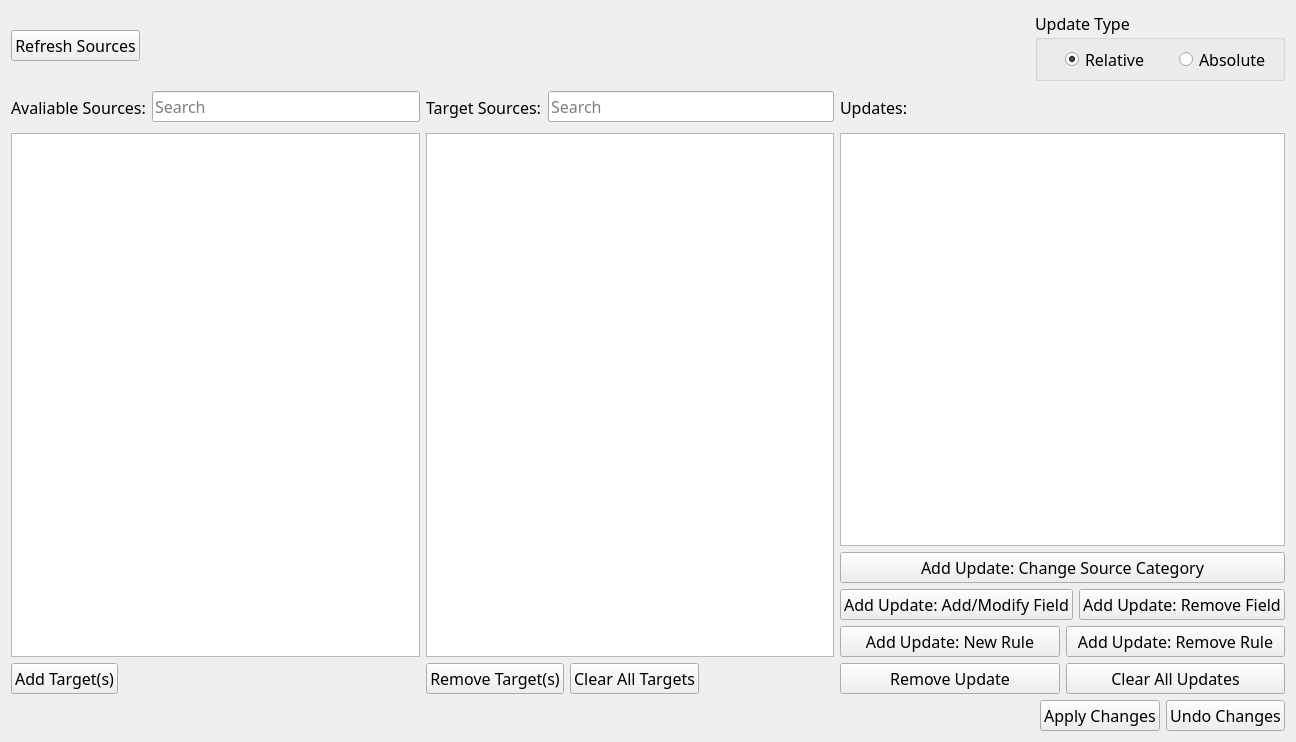
<?xml version="1.0" encoding="UTF-8"?>
<ui version="4.0">
 <class>Form</class>
 <widget class="QWidget" name="Form">
  <property name="geometry">
   <rect>
    <x>0</x>
    <y>0</y>
    <width>1296</width>
    <height>742</height>
   </rect>
  </property>
  <property name="windowTitle">
   <string>Form</string>
  </property>
  <layout class="QVBoxLayout" name="verticalLayout_4">
   <item>
    <layout class="QHBoxLayout" name="horizontalLayout_10">
     <item>
      <layout class="QHBoxLayout" name="horizontalLayout_2">
       <item>
        <widget class="QPushButton" name="pushButtonRefresh">
         <property name="font">
          <font>
           <family>Waree</family>
           <pointsize>12</pointsize>
          </font>
         </property>
         <property name="toolTip">
          <string>Get a list of sources from your Sumo Logic org. This could take a LONG time if you have lots of collectors.</string>
         </property>
         <property name="text">
          <string>Refresh Sources</string>
         </property>
        </widget>
       </item>
       <item>
        <spacer name="horizontalSpacer">
         <property name="orientation">
          <enum>Qt::Horizontal</enum>
         </property>
         <property name="sizeType">
          <enum>QSizePolicy::Minimum</enum>
         </property>
         <property name="sizeHint" stdset="0">
          <size>
           <width>40</width>
           <height>20</height>
          </size>
         </property>
        </spacer>
       </item>
      </layout>
     </item>
     <item>
      <spacer name="horizontalSpacer_7">
       <property name="orientation">
        <enum>Qt::Horizontal</enum>
       </property>
       <property name="sizeHint" stdset="0">
        <size>
         <width>40</width>
         <height>20</height>
        </size>
       </property>
      </spacer>
     </item>
     <item>
      <widget class="QGroupBox" name="groupBoxUpdateType">
       <property name="sizePolicy">
        <sizepolicy hsizetype="Preferred" vsizetype="Preferred">
         <horstretch>0</horstretch>
         <verstretch>0</verstretch>
        </sizepolicy>
       </property>
       <property name="minimumSize">
        <size>
         <width>250</width>
         <height>70</height>
        </size>
       </property>
       <property name="font">
        <font>
         <family>Waree</family>
         <pointsize>12</pointsize>
        </font>
       </property>
       <property name="title">
        <string>Update Type</string>
       </property>
       <widget class="QWidget" name="layoutWidget">
        <property name="geometry">
         <rect>
          <x>30</x>
          <y>30</y>
          <width>221</width>
          <height>38</height>
         </rect>
        </property>
        <layout class="QHBoxLayout" name="horizontalLayout">
         <item>
          <widget class="QRadioButton" name="radioButtonRelative">
           <property name="toolTip">
            <string>Add and/or remove processing rules, but otherwise keep existing rules intact.</string>
           </property>
           <property name="text">
            <string>Relative</string>
           </property>
           <property name="checked">
            <bool>true</bool>
           </property>
          </widget>
         </item>
         <item>
          <widget class="QRadioButton" name="radioButtonAbsolute">
           <property name="toolTip">
            <string>&lt;html&gt;&lt;head/&gt;&lt;body&gt;&lt;p&gt;This will clear all existing processing rules from the selected sources and replace them with the ones specified. &lt;/p&gt;&lt;/body&gt;&lt;/html&gt;</string>
           </property>
           <property name="text">
            <string>Absolute</string>
           </property>
          </widget>
         </item>
        </layout>
       </widget>
      </widget>
     </item>
    </layout>
   </item>
   <item>
    <layout class="QHBoxLayout" name="horizontalLayout_12">
     <item>
      <layout class="QVBoxLayout" name="verticalLayout">
       <item>
        <layout class="QHBoxLayout" name="horizontalLayout_3">
         <item>
          <widget class="QLabel" name="labelAvailableSources">
           <property name="minimumSize">
            <size>
             <width>0</width>
             <height>40</height>
            </size>
           </property>
           <property name="font">
            <font>
             <family>Waree</family>
             <pointsize>12</pointsize>
            </font>
           </property>
           <property name="text">
            <string>Avaliable Sources:</string>
           </property>
          </widget>
         </item>
         <item>
          <widget class="QLineEdit" name="lineEditSearchAvailableSources">
           <property name="font">
            <font>
             <family>Waree</family>
             <pointsize>12</pointsize>
            </font>
           </property>
           <property name="toolTip">
            <string>Enter a string here to search through the list of available sources. This is case sensitive. </string>
           </property>
           <property name="placeholderText">
            <string>Search</string>
           </property>
          </widget>
         </item>
        </layout>
       </item>
       <item>
        <widget class="QListWidget" name="listWidgetSources">
         <property name="font">
          <font>
           <family>Waree</family>
           <pointsize>12</pointsize>
          </font>
         </property>
         <property name="selectionMode">
          <enum>QAbstractItemView::ExtendedSelection</enum>
         </property>
         <property name="sortingEnabled">
          <bool>true</bool>
         </property>
        </widget>
       </item>
       <item>
        <layout class="QHBoxLayout" name="horizontalLayout_4">
         <item>
          <widget class="QPushButton" name="pushButtonAddTargets">
           <property name="font">
            <font>
             <family>Waree</family>
             <pointsize>12</pointsize>
            </font>
           </property>
           <property name="toolTip">
            <string>Add the selected source(s) to the target list. You may also select all targets with a specific sourceCategory or field value. </string>
           </property>
           <property name="text">
            <string>Add Target(s)</string>
           </property>
          </widget>
         </item>
         <item>
          <spacer name="horizontalSpacer_3">
           <property name="orientation">
            <enum>Qt::Horizontal</enum>
           </property>
           <property name="sizeHint" stdset="0">
            <size>
             <width>40</width>
             <height>20</height>
            </size>
           </property>
          </spacer>
         </item>
        </layout>
       </item>
      </layout>
     </item>
     <item>
      <layout class="QVBoxLayout" name="verticalLayout_2">
       <item>
        <layout class="QHBoxLayout" name="horizontalLayout_8">
         <item>
          <widget class="QLabel" name="labelTargetSources">
           <property name="minimumSize">
            <size>
             <width>0</width>
             <height>40</height>
            </size>
           </property>
           <property name="font">
            <font>
             <family>Waree</family>
             <pointsize>12</pointsize>
            </font>
           </property>
           <property name="text">
            <string>Target Sources:</string>
           </property>
          </widget>
         </item>
         <item>
          <widget class="QLineEdit" name="lineEditSearchTargets">
           <property name="font">
            <font>
             <family>Waree</family>
             <pointsize>12</pointsize>
            </font>
           </property>
           <property name="placeholderText">
            <string>Search</string>
           </property>
          </widget>
         </item>
        </layout>
       </item>
       <item>
        <widget class="QListWidget" name="listWidgetTargets">
         <property name="font">
          <font>
           <family>Waree</family>
           <pointsize>12</pointsize>
          </font>
         </property>
         <property name="selectionMode">
          <enum>QAbstractItemView::ExtendedSelection</enum>
         </property>
         <property name="sortingEnabled">
          <bool>true</bool>
         </property>
        </widget>
       </item>
       <item>
        <layout class="QHBoxLayout" name="horizontalLayout_6">
         <item>
          <widget class="QPushButton" name="pushButtonRemoveTargets">
           <property name="font">
            <font>
             <family>Waree</family>
             <pointsize>12</pointsize>
            </font>
           </property>
           <property name="toolTip">
            <string>Remove source(s) from the target list. </string>
           </property>
           <property name="text">
            <string>Remove Target(s)</string>
           </property>
          </widget>
         </item>
         <item>
          <widget class="QPushButton" name="pushButtonClearTargets">
           <property name="font">
            <font>
             <family>Waree</family>
             <pointsize>12</pointsize>
            </font>
           </property>
           <property name="toolTip">
            <string>Clear all sources from the target list. </string>
           </property>
           <property name="text">
            <string>Clear All Targets</string>
           </property>
          </widget>
         </item>
         <item>
          <spacer name="horizontalSpacer_4">
           <property name="orientation">
            <enum>Qt::Horizontal</enum>
           </property>
           <property name="sizeHint" stdset="0">
            <size>
             <width>40</width>
             <height>20</height>
            </size>
           </property>
          </spacer>
         </item>
        </layout>
       </item>
      </layout>
     </item>
     <item>
      <layout class="QVBoxLayout" name="verticalLayout_3">
       <item>
        <layout class="QHBoxLayout" name="horizontalLayout_9">
         <item>
          <widget class="QLabel" name="labelUpdates">
           <property name="minimumSize">
            <size>
             <width>0</width>
             <height>40</height>
            </size>
           </property>
           <property name="font">
            <font>
             <family>Waree</family>
             <pointsize>12</pointsize>
            </font>
           </property>
           <property name="text">
            <string>Updates:</string>
           </property>
          </widget>
         </item>
         <item>
          <spacer name="horizontalSpacer_6">
           <property name="orientation">
            <enum>Qt::Horizontal</enum>
           </property>
           <property name="sizeHint" stdset="0">
            <size>
             <width>40</width>
             <height>20</height>
            </size>
           </property>
          </spacer>
         </item>
        </layout>
       </item>
       <item>
        <widget class="QListWidget" name="listWidgetUpdates">
         <property name="font">
          <font>
           <family>Waree</family>
           <pointsize>12</pointsize>
          </font>
         </property>
         <property name="selectionMode">
          <enum>QAbstractItemView::ExtendedSelection</enum>
         </property>
         <property name="sortingEnabled">
          <bool>true</bool>
         </property>
        </widget>
       </item>
       <item>
        <widget class="QPushButton" name="pushButtonChangeSourceCategory">
         <property name="font">
          <font>
           <family>Waree</family>
           <pointsize>12</pointsize>
          </font>
         </property>
         <property name="text">
          <string>Add Update: Change Source Category</string>
         </property>
        </widget>
       </item>
       <item>
        <layout class="QHBoxLayout" name="horizontalLayout_13">
         <item>
          <widget class="QPushButton" name="pushButtonAddField">
           <property name="font">
            <font>
             <family>Waree</family>
             <pointsize>12</pointsize>
            </font>
           </property>
           <property name="toolTip">
            <string>Specify a field to add or modify for the targets.</string>
           </property>
           <property name="text">
            <string>Add Update: Add/Modify Field</string>
           </property>
          </widget>
         </item>
         <item>
          <widget class="QPushButton" name="pushButtonRemoveField">
           <property name="font">
            <font>
             <family>Waree</family>
             <pointsize>12</pointsize>
            </font>
           </property>
           <property name="toolTip">
            <string>Specify a field to remove from the targets.</string>
           </property>
           <property name="text">
            <string>Add Update: Remove Field</string>
           </property>
          </widget>
         </item>
        </layout>
       </item>
       <item>
        <layout class="QHBoxLayout" name="horizontalLayout_7">
         <item>
          <widget class="QPushButton" name="pushButtonAddRule">
           <property name="font">
            <font>
             <family>Waree</family>
             <pointsize>12</pointsize>
            </font>
           </property>
           <property name="toolTip">
            <string>Specify a new processing rule to add to the targets. </string>
           </property>
           <property name="text">
            <string>Add Update: New Rule</string>
           </property>
          </widget>
         </item>
         <item>
          <widget class="QPushButton" name="pushButtonRemoveRule">
           <property name="font">
            <font>
             <family>Waree</family>
             <pointsize>12</pointsize>
            </font>
           </property>
           <property name="toolTip">
            <string>Specify a processing rule to remove from the targets. </string>
           </property>
           <property name="text">
            <string>Add Update: Remove Rule</string>
           </property>
          </widget>
         </item>
        </layout>
       </item>
       <item>
        <layout class="QHBoxLayout" name="horizontalLayout_11">
         <item>
          <widget class="QPushButton" name="pushButtonRemoveUpdate">
           <property name="font">
            <font>
             <family>Waree</family>
             <pointsize>12</pointsize>
            </font>
           </property>
           <property name="toolTip">
            <string>Remove an item from the update list. </string>
           </property>
           <property name="text">
            <string>Remove Update</string>
           </property>
          </widget>
         </item>
         <item>
          <widget class="QPushButton" name="pushButtonClearAllUpdates">
           <property name="font">
            <font>
             <family>Waree</family>
             <pointsize>12</pointsize>
            </font>
           </property>
           <property name="toolTip">
            <string>Clear the update list. </string>
           </property>
           <property name="text">
            <string>Clear All Updates</string>
           </property>
          </widget>
         </item>
        </layout>
       </item>
      </layout>
     </item>
    </layout>
   </item>
   <item>
    <layout class="QHBoxLayout" name="horizontalLayout_5">
     <item>
      <spacer name="horizontalSpacer_5">
       <property name="orientation">
        <enum>Qt::Horizontal</enum>
       </property>
       <property name="sizeHint" stdset="0">
        <size>
         <width>40</width>
         <height>20</height>
        </size>
       </property>
      </spacer>
     </item>
     <item>
      <widget class="QPushButton" name="pushButtonApplyChanges">
       <property name="font">
        <font>
         <family>Waree</family>
         <pointsize>12</pointsize>
        </font>
       </property>
       <property name="toolTip">
        <string>Apply the defined updates to the list of targets. This may take a while. Be sure to select relative or absolute mode.</string>
       </property>
       <property name="text">
        <string>Apply Changes</string>
       </property>
      </widget>
     </item>
     <item>
      <widget class="QPushButton" name="pushButtonUndoChanges">
       <property name="font">
        <font>
         <family>Waree</family>
         <pointsize>12</pointsize>
        </font>
       </property>
       <property name="toolTip">
        <string>You made an &quot;oopsie&quot;, to put it mildly. Never fear this should restore all sources to their state before you applied the changes.</string>
       </property>
       <property name="text">
        <string>Undo Changes</string>
       </property>
      </widget>
     </item>
    </layout>
   </item>
  </layout>
 </widget>
 <resources/>
 <connections/>
</ui>
